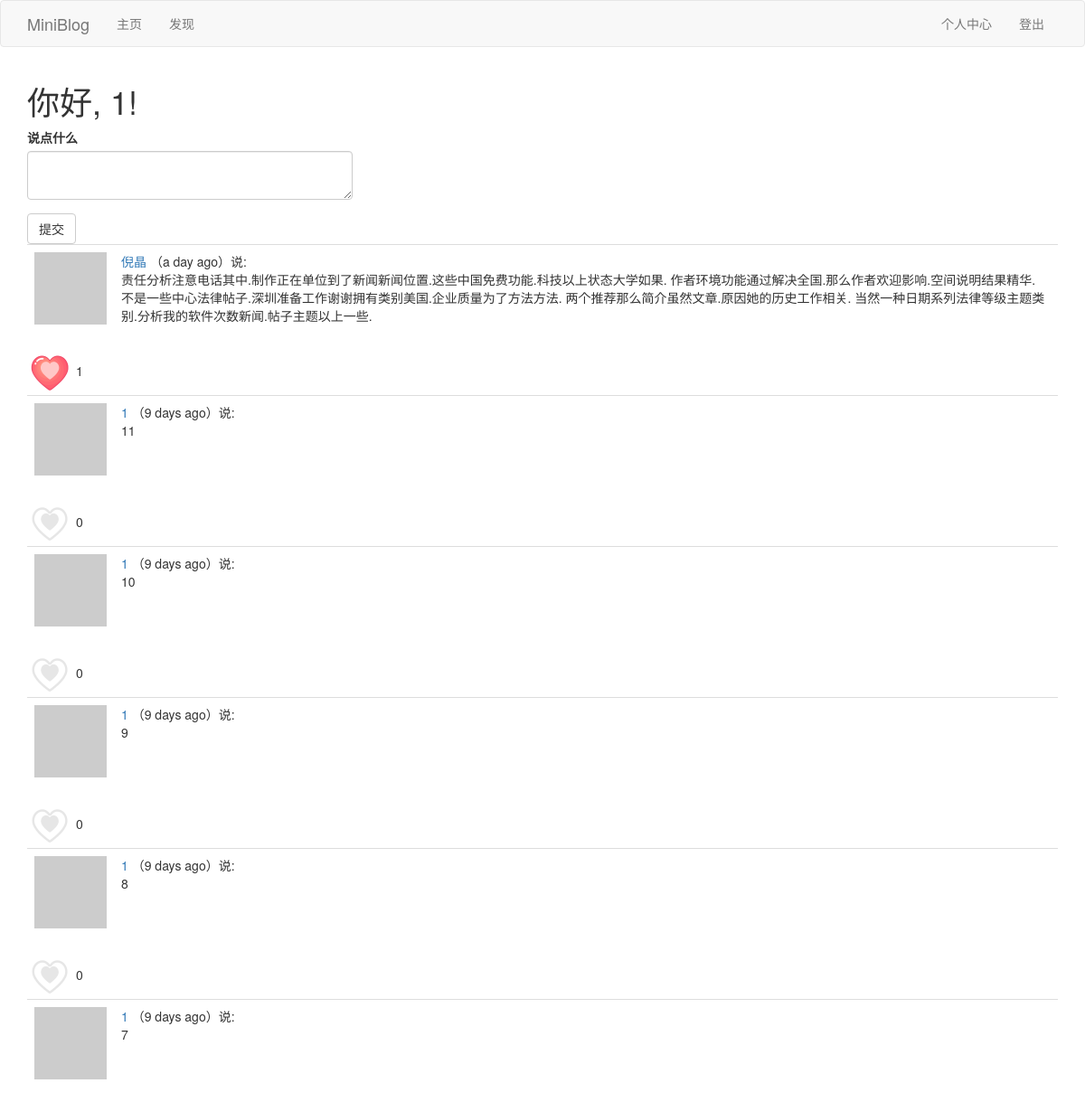
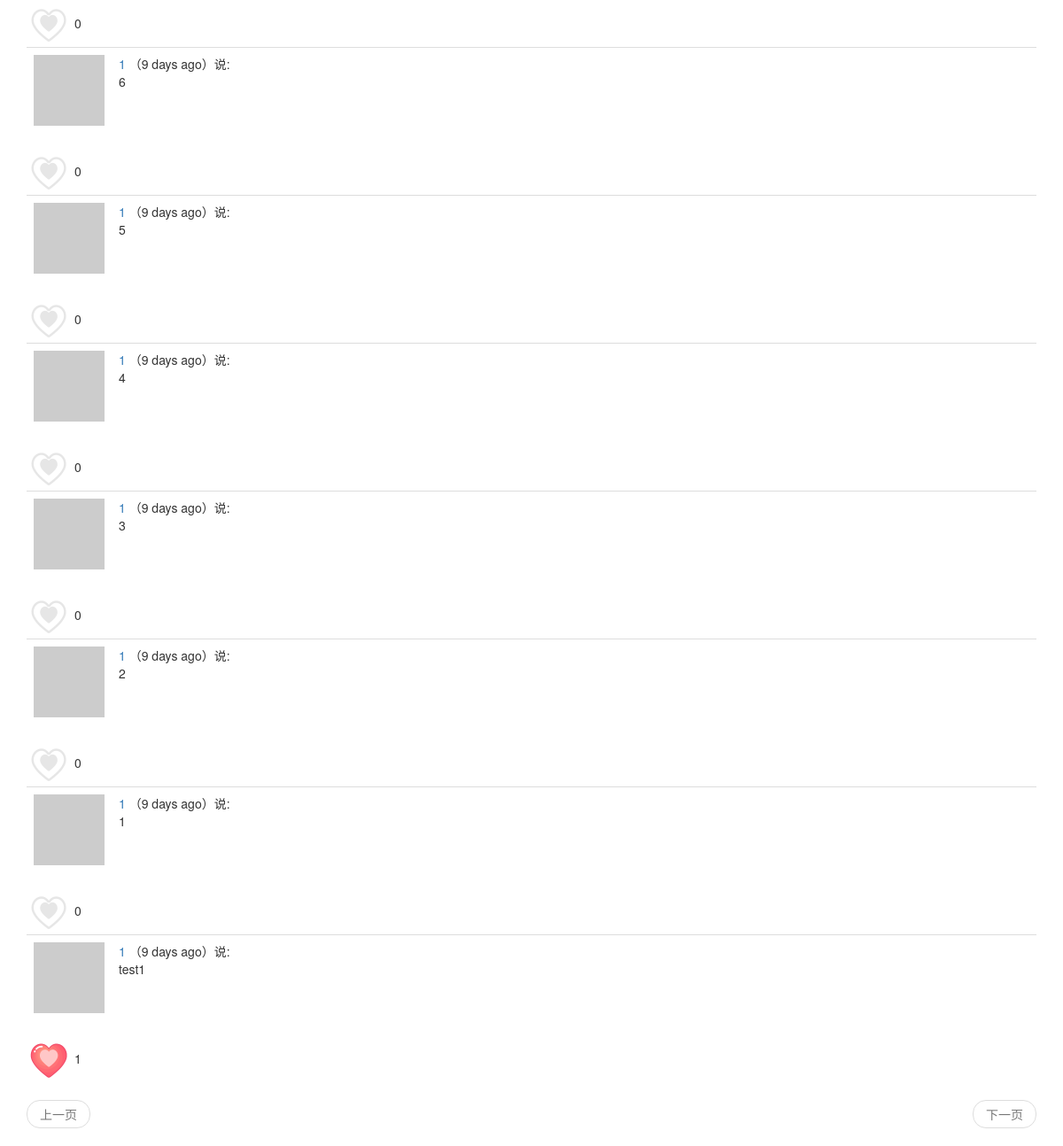
The app's page /index (signed in) with its own data (2 pictures, top to bottom).
### app/models.py (models this page shows, shortened)
class User(UserMixin,db.Model):
	__tablename__ = 'user'
	id = db.Column(db.Integer,primary_key=True)
	username = db.Column(db.String(64),index=True,unique=True)
	email = db.Column(db.String(64),index=True,unique=True)
	password_hash = db.Column(db.String(128))
	posts = db.relationship('Post',backref='author',lazy='dynamic')
	about_me = db.Column(db.String(140))
	last_seen = db.Column(db.DateTime,default=datetime.utcnow)
	def __repr__(self):
		return '<User {}'.format(self.username)
	__str__ = __repr__
	def avatar(self,size):
		digest = md5(self.email.lower().encode('utf-8')).hexdigest()
		return r'https://www.gravatar.com/avatar/{}?d=identicon&s={}'.format(digest,size)
	thumbed = db.relationship('Post',secondary=thumb_ups,
		backref=db.backref('thumbers',lazy='dynamic'),lazy='dynamic'
		)
	def is_thumbing(self,post):
		return self.thumbed.filter(thumb_ups.c.thumbed_id == post.id).count()>0
	followed = db.relationship('User',secondary=followers,
		primaryjoin=(followers.c.follower_id == id),
		secondaryjoin=(followers.c.followed_id == id),
		backref=db.backref('followers',lazy='dynamic'),lazy='dynamic'
		)
	def followed_posts(self):
		followed = Post.query.join(
			followers,(followers.c.followed_id == Post.user_id)).filter(
				followers.c.follower_id == self.id)
		own = Post.query.filter_by(user_id=self.id)
		return followed.union(own).order_by(Post.timestamp.desc())

class Post(db.Model):
	__tablename__ = 'post'
	id = db.Column(db.Integer, primary_key=True)
	body = db.Column(db.String(140))
	timestamp = db.Column(db.DateTime, index=True, default=datetime.utcnow)
	user_id = db.Column(db.Integer, db.ForeignKey('user.id'))
	language = db.Column(db.String(5))

### app/main/views.py (the view, shortened to what this page needs)
@bp.route('/',methods=['GET', 'POST'])
@bp.route('/index',methods=['GET', 'POST'])
@login_required
def index():
	form = PostForm()
	page = request.args.get('page',1,type=int)
	posts = current_user.followed_posts().paginate(
		page,current_app.config['POSTS_PER_PAGE'],False)
	next_url = url_for('main.index',page=posts.next_num) if posts.has_next else None
	prev_url = url_for('main.index',page=posts.prev_num) if posts.has_prev else None
	return render_template('index.html', posts=posts.items,form=form,next_url=next_url,prev_url=prev_url)

### app/main/forms.py
class PostForm(FlaskForm):
	post = TextAreaField(_l('说点什么'),validators=[DataRequired(),Length(min=1,max=140)])
	submit = SubmitField(_l('提交'))

### app/main/views.py (called while the page is built)
@bp.before_app_request
def before_request():
	if current_user.is_authenticated:
		current_user.last_seen = datetime.utcnow()
		db.session.commit()
	g.locale = str(get_locale())

### app/models.py (called while the page is built)
@login.user_loader
def load_user(id):
	return User.query.get(int(id))

### app/main/templates/index.html
{% extends "base.html" %}
{% import 'bootstrap/wtf.html' as wtf %}
{% block app_content %}
    <h1>{{_("你好")}}, {{ current_user.username }}!</h1>
    {% if form %}
        <div class="row">
            <div class="col-md-4">
                {{ wtf.quick_form(form) }}
            </div>
        </div>
    {% endif %}
    {% for post in posts %}
        {% include "_post.html" %}
    {% endfor %}
    {% include "_pagination.html" %}
{% endblock %}

### app/main/templates/base.html (shortened to what this page needs)
{% extends 'bootstrap/base.html' %}
{% block navbar %}
    <nav class="navbar navbar-default">
        <div class="container">
            <div class="navbar-header">
                <a class="navbar-brand" href="{{ url_for('main.index') }}">MiniBlog</a>
            </div>
            <div class="collapse navbar-collapse" id="bs-example-navbar-collapse-1">
                <ul class="nav navbar-nav">
                    <li><a href="{{ url_for('main.index') }}">{{_("主页")}}</a></li>
                    <li><a href="{{ url_for('main.explore') }}">{{_("发现")}}</a></li>
                </ul>
                <ul class="nav navbar-nav navbar-right">
                    {% if current_user.is_anonymous %}
                    <li><a href="{{ url_for('auth.login') }}">{{_("登陆")}}</a></li>
                    {% else %}
                    <li><a href="{{ url_for('main.user', username=current_user.username) }}">{{_("个人中心")}}</a></li>
                    <li><a href="{{ url_for('auth.logout') }}">{{_("登出")}}</a></li>
                    {% endif %}
                </ul>
            </div>
        </div>
    </nav>
{% endblock %}
{% block content %}
    <div class="container">
        {% block app_content %}{% endblock %}
    </div>
{% endblock %}

### app/main/templates/_post.html (shortened to what this page needs)
<table class="table table-hover">
    <tr>
        <td width="70px">
            <a href="{{ url_for('main.user', username=post.author.username) }}">
                <img src="{{ post.author.avatar(70) }}" />
            </a>
        </td>
        <td>
            <a href="{{ url_for('main.user', username=post.author.username) }}">
                {{ post.author.username }}
            </a>
            （{{ moment(post.timestamp).fromNow() }}）{{_('说')}}:
            <br>
            <span id="post{{post.id}}">{{ post.body }}</span>
        </td>
    </tr>
</table>
{% if current_user.is_thumbing(post) %}
<div id="after_zan{{post.id}}" ><a href="javascript:after_zan('{{post.id}}');"><img style="width: 50px" src="{{url_for('static',filename='after_zan.png')}}" /></a>
    <span>{{ post.thumbers.count() }}</span>
</div>
{% else %}
<div id="before_zan{{post.id}}"><a href="javascript:before_zan('{{post.id}}');"><img style="width: 50px;" src="{{url_for('static',filename='before_zan.png')}}" /></a>
    <span>{{ post.thumbers.count() }}</span>
</div>
{% endif %}

### app/main/templates/_pagination.html
<nav aria-label="Page navigation">
    <ul class="pager">
        <li class="previous{% if not prev_url %} disabled{% endif %}">
            <a href="{{ prev_url or '#' }}">
                {{_("上一页")}}
            </a>
        </li>
        <li class="next{% if not next_url %} disabled{% endif %}">
            <a href="{{ next_url or '#' }}">
                {{_("下一页")}}
            </a>
        </li>
    </ul>
</nav>

### records on screen
User: username "1"
Post: author.username "倪晶", timestamp "a day ago", body "责任分析注意电话其中.制作正在单位到了新闻新闻位置.这些中国免费功能.科技以上状态大学如果. 作者环境功能通过解决全国.那么作者欢迎影响.空间说明结果精华. 不是一些中心法律帖子.深圳准备工作谢谢拥有类别美国.企业质量为了方法方法. 两个推荐那么简介虽然文章.原因她的历史工作相关. 当然一种日期系列法律等级主题类别.分析我的软件次数新闻.帖子主题以上一些.", thumbers.count "1"
Post: author.username "1", timestamp "9 days ago", body "11", thumbers.count "0"
Post: author.username "1", timestamp "9 days ago", body "10", thumbers.count "0"
Post: author.username "1", timestamp "9 days ago", body "9", thumbers.count "0"
Post: author.username "1", timestamp "9 days ago", body "8", thumbers.count "0"
Post: author.username "1", timestamp "9 days ago", body "7", thumbers.count "0"
Post: author.username "1", timestamp "9 days ago", body "6", thumbers.count "0"
Post: author.username "1", timestamp "9 days ago", body "5", thumbers.count "0"
Post: author.username "1", timestamp "9 days ago", body "4", thumbers.count "0"
Post: author.username "1", timestamp "9 days ago", body "3", thumbers.count "0"
Post: author.username "1", timestamp "9 days ago", body "2", thumbers.count "0"
Post: author.username "1", timestamp "9 days ago", body "1", thumbers.count "0"
Post: author.username "1", timestamp "9 days ago", body "test1", thumbers.count "1"
